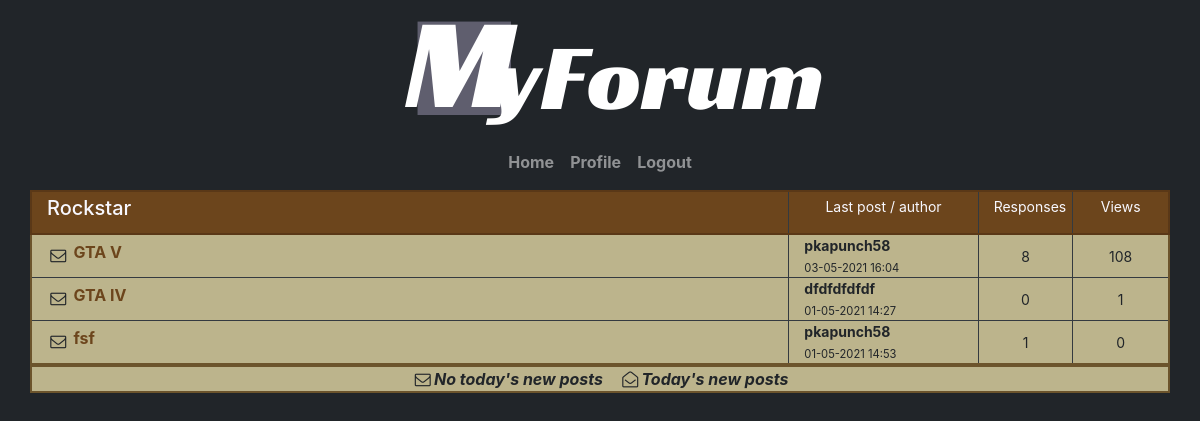
Screenshot of /forum/1/ (signed in) with the database file from the repository.
### forum/models.py (models this page shows, shortened)
class Topic(models.Model):
    title = models.CharField(max_length=50)
    content = models.TextField()
    views = models.IntegerField(default=0)
    date_posted = models.DateTimeField(default=timezone.now, auto_now_add=False)
    author = models.ForeignKey(User, on_delete=models.CASCADE)  # RODO
    forum = models.ForeignKey(Forum, on_delete=models.PROTECT)
    def responses(self):
        return self.post_set.count()
    def last_post(self):
        try:
            return self.post_set.latest('date_posted')
        except models.ObjectDoesNotExist:  # if there are no posts under topic, it means topic itself was last post
            return self
    def new_post_today(self):
        now = timezone.now()
        if self.date_posted.year == now.year and self.date_posted.month == now.month and self.date_posted.day == now.day:
            return True
        else:
            try:
                last_post = self.post_set.latest('date_posted')
            except models.ObjectDoesNotExist:  # if there are no posts and topic wasn't created now return False
                return False
            if last_post.date_posted.year == now.year and last_post.date_posted.month == now.month and last_post.date_posted.day == now.day:
                return True
            else:
                return False

class Forum(models.Model):
    title = models.CharField(max_length=50)
    description = models.CharField(max_length=350)
    group = models.ForeignKey(ForumGroup, on_delete=models.PROTECT)

class Post(models.Model):
    content = RichTextField(blank=True, null=True)
    author = models.ForeignKey(User, on_delete=models.CASCADE)  # RODO
    topic = models.ForeignKey(Topic, on_delete=models.CASCADE)  # RODO
    date_posted = models.DateTimeField(default=timezone.now, auto_now_add=False)

### forum/views.py (the view)
# urls.py: path('forum/<int:forum_id>/', ForumTopicListView.as_view(), name='topics-page'),
class ForumTopicListView(ListView):
    model = Topic
    template_name = 'forum/topics.html'
    context_object_name = 'topics'
    def get_queryset(self):
        topics = Topic.objects.filter(forum_id=self.kwargs['forum_id']).order_by('date_posted')
        return topics

### forum/templates/forum/topics.html (shortened to what this page needs)
{% extends "forum/base_template.html" %}
{% block content%}
    <section>
        <header>
            <div class="row forum-title">
                <h2 class="col-6 h5 col-lg-8 pt-1 mb-0 border-right border-dark">{{ topics.first.forum.title }}</h2>
                <p class="col-2 border-right border-dark mb-0 pt-1 text-center font-14">Last post / author</p>
                <p class="col-2 col-lg-1 border-right border-dark mb-0 pt-1 text-center font-14">Responses</p>
                <p class="col-2 col-lg-1 pt-1 text-center font-14">Views</p>
            </div>
        </header>
    </section>
    <div class="row forum_container border-top-0">
    {% for topic in topics %}
        {% if topic != topics.last %}
            <div class="col-6 col-lg-8 pt-2 pb-2 border-right border-bottom border-dark">
                {% if topic.new_post_today %}
                    <i class="icon-envelope-open-o pr-1" style="float: left;"></i>
                {% else %}
                    <i class="icon-mail pr-1" style="float: left;"></i>
                {% endif %}
                <div style="float: left;">
                    <h3 class="h6 mb-0" ><a href="{% url 'posts-page' forum_pk=topic.forum_id topic_pk=topic.pk %}">{{ topic.title }}</a></h3>
                </div>
            </div>
            <div class="col-2 border-right border-bottom border-dark font-14">
                <p class="p-0 m-0"><a>{{ topic.last_post.author }}</a></p>
                <small>{{ topic.last_post.date_posted|date:"d-m-Y H:i" }}</small>
            </div>
            <div class="col-2 col-lg-1 p-2 border-right border-bottom border-dark text-center font-14 flexbox">{{ topic.responses }}</div>
            <div class="col-2 col-lg-1 p-2 border-bottom border-dark text-center font-14 flexbox">{{ topic.views }}</div>
        {% else %}
            <div class="col-6 col-lg-8 pt-2 pb-2 border-right border-dark">
                 {% if topic.new_post_today %}
                    <i class="icon-envelope-open-o pr-1" style="float: left;"></i>
                {% else %}
                    <i class="icon-mail pr-1" style="float: left;"></i>
                {% endif %}
                <div style="float: left;">
                    <h3 class="h6 mb-0" ><a href="{% url 'posts-page' forum_pk=topic.forum_id topic_pk=topic.pk %}" class="">{{ topic.title }}</a></h3>
                </div>
            </div>
            <div class="col-2 border-right border-dark font-14">
                        <p class="p-0 m-0"><a>{{ topic.last_post.author }}</a></p>
                        <small>{{ topic.last_post.date_posted|date:"d-m-Y H:i" }}</small>
            </div>
            <div class="col-2 col-lg-1 p-2 border-right border-dark text-center font-14 flexbox">{{ topic.responses }} </div>
            <div class="col-2 col-lg-1 p-2 text-center font-14 flexbox">{{ topic.views }}</div>
        {% endif %}
    {% endfor %}
    </div>
    <footer>
        <div class="row forum_container justify-content-center font-weight-bold">
            <i class="icon-mail">No today's new posts</i>
            <i class="icon-envelope-open-o pl-3">Today's new posts</i>
        </div>
    </footer>
{% endblock content%}

### forum/static/forum/main.css (style rules this page uses)
body { background-color: #212529; }
.forum-title { background-color: #6c451c; border: 2px solid #5a3817; color: GhostWhite; }
.forum_container { background-color: #bcb48c; border: 2px solid #6c542c; }
a { outline: none; color: #6c451c; font-weight: bold; }
.font-14 { font-size: 14px; }
.flexbox { display: flex; justify-content: center; align-items: center; }

### rows the page displays
Topic: first.forum "Rockstar", title "GTA V", last_post.author "pkapunch58", last_post.date_posted "03-05-2021 16:04", responses "8", views "108"
Topic: title "GTA IV", last_post.author "dfdfdfdfdf", last_post.date_posted "01-05-2021 14:27", responses "0", views "1"
Topic: title "fsf", last_post.author "pkapunch58", last_post.date_posted "01-05-2021 14:53", responses "1", views "0"
